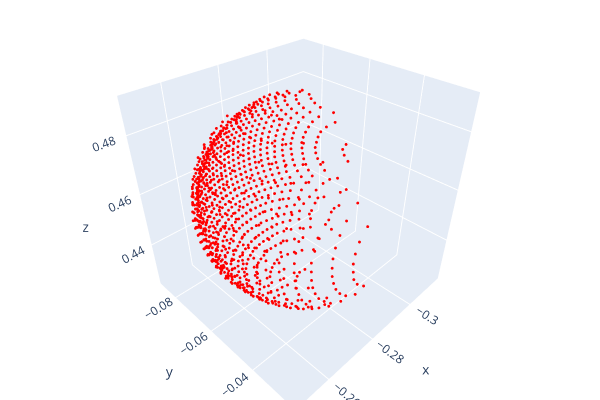
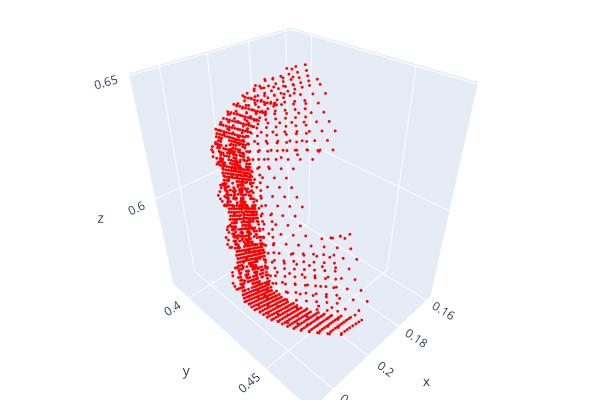
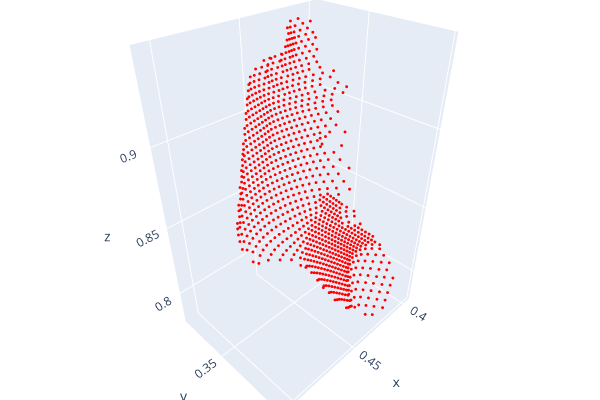
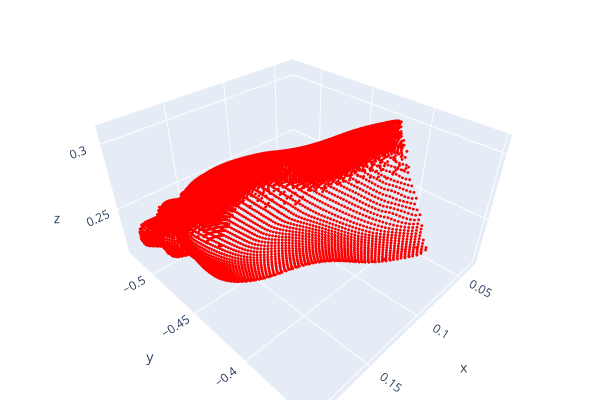

These figures' notebook cell, in order:
### Code cell
# Obtaining extrinsic details of the cameras
cam_num = m.cam_user.shape[0]
cam_pos = []
cam_rot = []
for i in range(cam_num):
    cam_pos.append(m.cam_pos[i])
    cam_rot.append(R.from_quat(m.cam(i).quat).as_matrix())

# Instantiating the sensors and the pointcloud
sensor = Sensors()
point_cloud = VectorizedPC((480, 640), 60)

# Making first step for the simulation
mujoco.mj_step(m, d)

# Get RGB, depth, and segmentation images
depth = [*sensor.get_depth_image_matrices(m, d, r_depth).values()]
segmn = [*sensor.get_segment_image_matrices(m, d, r_seg).values()]

# Obtaining the pointclouds from the depth images segmented
pc = {}
cameras = [0,1]
for i in cameras:
    rot = (R.from_matrix(cam_rot[i]).as_euler('xyz', degrees=True)[0] - 180) * -1
    rot = R.from_euler('xyz', [rot, 0, 90], degrees=True).as_matrix()
    aux = point_cloud.get_segmented_points(depth[i],
                                           segmn[i],
                                           rot,
                                           cam_pos[i])
    for key in aux.keys():
        if key == -1:
            continue
        try:
            pc[key] = np.concatenate((pc[key], aux[key]))
        except:
            pc[key] = aux[key]
    # show_pc(aux)
    # show_pc(aux)

# pc_array = mat
# pc_array = pc_array[np.random.choice(pc_array.shape[0], 512, replace=True), :]

# np.save('sanity_check.npy', pc_array)

for i in list(pc.keys()):
    show_pc(pc[i])
    print(m.geom(i).name)
    np.save(f'sanity_check_{i}.npy', pc[i])

### Figure 1 — Plotly figure (JSON) as saved in the notebook; plotly's stock layout.template omitted (floating-point values rounded to 4 significant figures; data arrays with more than 128 entries replaced by an {"elided": "..."} marker saying what was removed)
{"data": [{"marker": {"color": {"elided": "1068x3 int values"}, "size": 1}, "mode": "markers", "type": "scatter3d", "x": {"elided": "1068 float values"}, "y": {"elided": "1068 float values"}, "z": {"elided": "1068 float values"}}], "layout": {"height": 400, "margin": {"b": 0, "l": 0, "r": 0, "t": 0}, "scene": {"camera": {"center": {"x": 0, "y": 0, "z": 0}, "up": {"x": 0, "y": 0, "z": 1}}}, "showlegend": false, "width": 600}}

### Figure 2 — Plotly figure (JSON) as saved in the notebook; plotly's stock layout.template omitted (floating-point values rounded to 4 significant figures; data arrays with more than 128 entries replaced by an {"elided": "..."} marker saying what was removed)
{"data": [{"marker": {"color": {"elided": "1440x3 int values"}, "size": 1}, "mode": "markers", "type": "scatter3d", "x": {"elided": "1440 float values"}, "y": {"elided": "1440 float values"}, "z": {"elided": "1440 float values"}}], "layout": {"height": 400, "margin": {"b": 0, "l": 0, "r": 0, "t": 0}, "scene": {"camera": {"center": {"x": 0, "y": 0, "z": 0}, "up": {"x": 0, "y": 0, "z": 1}}}, "showlegend": false, "width": 600}}

### Figure 3 — Plotly figure (JSON) as saved in the notebook; plotly's stock layout.template omitted (floating-point values rounded to 4 significant figures; data arrays with more than 128 entries replaced by an {"elided": "..."} marker saying what was removed)
{"data": [{"marker": {"color": {"elided": "928x3 int values"}, "size": 1}, "mode": "markers", "type": "scatter3d", "x": {"elided": "928 float values"}, "y": {"elided": "928 float values"}, "z": {"elided": "928 float values"}}], "layout": {"height": 400, "margin": {"b": 0, "l": 0, "r": 0, "t": 0}, "scene": {"camera": {"center": {"x": 0, "y": 0, "z": 0}, "up": {"x": 0, "y": 0, "z": 1}}}, "showlegend": false, "width": 600}}

### Figure 4 — Plotly figure (JSON) as saved in the notebook; plotly's stock layout.template omitted (floating-point values rounded to 4 significant figures; data arrays with more than 128 entries replaced by an {"elided": "..."} marker saying what was removed)
{"data": [{"marker": {"color": {"elided": "8702x3 int values"}, "size": 1}, "mode": "markers", "type": "scatter3d", "x": {"elided": "8702 float values"}, "y": {"elided": "8702 float values"}, "z": {"elided": "8702 float values"}}], "layout": {"height": 400, "margin": {"b": 0, "l": 0, "r": 0, "t": 0}, "scene": {"camera": {"center": {"x": 0, "y": 0, "z": 0}, "up": {"x": 0, "y": 0, "z": 1}}}, "showlegend": false, "width": 600}}
